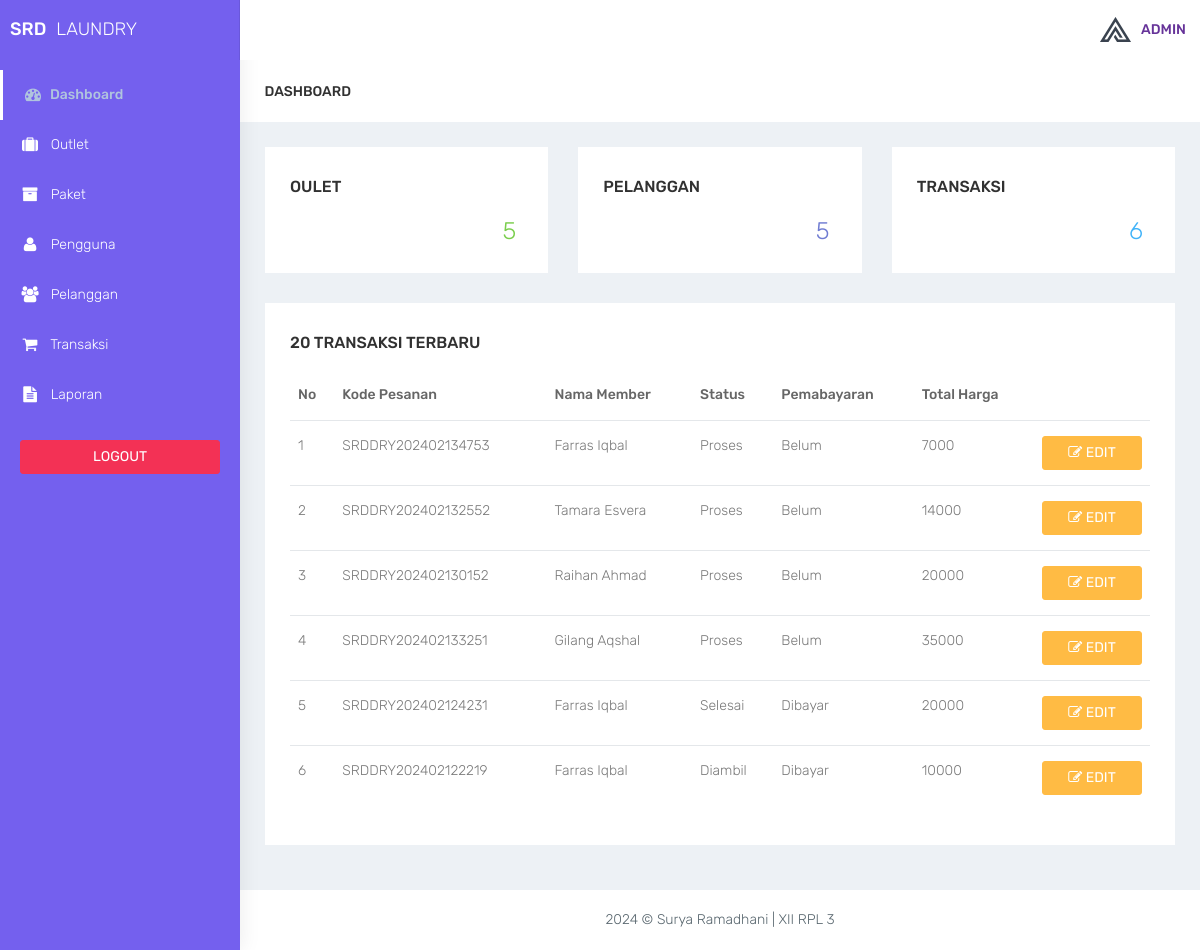
The page /admin (signed in) on the database its author committed.
### tables this page shows
CREATE TABLE `transaksi` (
  `id_transaksi` int(11) NOT NULL,
  `outlet_id` int(11) DEFAULT NULL,
  `kode_invoice` varchar(100) DEFAULT NULL,
  `member_id` int(11) DEFAULT NULL,
  `tgl` datetime DEFAULT NULL,
  `batas_waktu` datetime DEFAULT NULL,
  `tgl_pembayaran` datetime DEFAULT NULL,
  `status` enum('Baru','Proses','Selesai','Diambil') DEFAULT NULL,
  `status_bayar` enum('Dibayar','Belum') DEFAULT NULL,
  `user_id` int(11) DEFAULT NULL
);

CREATE TABLE `member` (
  `id_member` int(11) NOT NULL,
  `nama_member` varchar(100) DEFAULT NULL,
  `alamat_member` text DEFAULT NULL,
  `jenis_kelamin` enum('Laki-Laki','Perempuan') DEFAULT NULL,
  `telp_member` varchar(15) DEFAULT NULL
);

CREATE TABLE `detail_transaksi` (
  `id_detail` int(11) NOT NULL,
  `transaksi_id` int(11) DEFAULT NULL,
  `paket_id` int(11) DEFAULT NULL,
  `qty` double DEFAULT NULL,
  `total_harga` double DEFAULT NULL,
  `keterangan` text DEFAULT NULL,
  `total_bayar` int(11) DEFAULT NULL
);

### admin/functions.php (called while the page is built, shortened)
<?php
function ambildata($conn, $query)
{
    $data = mysqli_query($conn, $query);
    if (mysqli_num_rows($data) > 0) {
        while ($row = mysqli_fetch_assoc($data)) {
            $hasil[] = $row;
        }
        return $hasil;
    }
}
function ambilsatubaris($conn, $query)
{
    $db = mysqli_query($conn, $query);
    return mysqli_fetch_assoc($db);
}

### admin/index.php (the view, shortened to what this page needs)
<?php
require 'functions.php';
require 'layout_header.php';
$jTransaksi = ambilsatubaris($conn, 'SELECT COUNT(id_transaksi) as jumlahtransaksi FROM transaksi');
$jPelanggan = ambilsatubaris($conn, 'SELECT COUNT(id_member) as jumlahmember FROM member');
$joutlet = ambilsatubaris($conn, 'SELECT COUNT(id_outlet) as jumlahoutlet FROM outlet');
$query = "SELECT transaksi.*,member.nama_member, detail_transaksi.total_harga FROM transaksi INNER JOIN member ON member.id_member = transaksi.member_id INNER JOIN detail_transaksi ON detail_transaksi.transaksi_id = transaksi.id_transaksi   ORDER BY transaksi.id_transaksi DESC LIMIT 20";
$data = ambildata($conn, $query);
?>
<div class="container-fluid">
    <div class="row bg-title">
        <div class="col-lg-3 col-md-4 col-sm-4 col-xs-12">
            <h4 class="page-title">Dashboard</h4>
        </div>
    </div>
    <div class="row">
        <div class="col-lg-4 col-sm-6 col-xs-12">
            <div class="white-box analytics-info">
                <h3 class="box-title">Oulet</h3>
                <ul class="list-inline two-part">
                    <li class="text-right"><i class="ti-arrow-up text-success"></i> <span class="counter text-success"><?= htmlspecialchars($joutlet['jumlahoutlet']); ?></span></li>
                </ul>
            </div>
        </div>
        <div class="col-lg-4 col-sm-6 col-xs-12">
            <div class="white-box analytics-info">
                <h3 class="box-title">Pelanggan</h3>
                <ul class="list-inline two-part">
                    <li class="text-right"><i class="ti-arrow-up text-purple"></i> <span class="counter text-purple"><?= htmlspecialchars($jPelanggan['jumlahmember']); ?></span></li>
                </ul>
            </div>
        </div>
        <div class="col-lg-4 col-sm-6 col-xs-12">
            <div class="white-box analytics-info">
                <h3 class="box-title">Transaksi</h3>
                <ul class="list-inline two-part">
                    <li class="text-right"><i class="ti-arrow-up text-info"></i> <span class="counter text-info"><?= htmlspecialchars($jTransaksi['jumlahtransaksi']); ?></span></li>
                </ul>
            </div>
        </div>
    </div>
    <div class="row">
        <div class="col-md-12 col-lg-12 col-sm-12">
            <div class="white-box">
                <h3 class="box-title">20 Transaksi Terbaru</h3>
                <div class="table-responsive">
                    <table class="table ">
                        <thead>
                            <tr>
                                <th>No</th>
                                <th>Kode Pesanan</th>
                                <th>Nama Member</th>
                                <th>Status</th>
                                <th>Pemabayaran</th>
                                <th>Total Harga</th>
                                <th></th>
                            </tr>
                        </thead>
                        <tbody>
                            <?php $no = 1;
                            foreach ($data as $transaksi) : ?>
                                <tr>
                                    <td><?= $no++ ?></td>
                                    <td><?= htmlspecialchars($transaksi['kode_invoice']); ?></td>
                                    <td><?= htmlspecialchars($transaksi['nama_member']); ?></td>
                                    <td><?= htmlspecialchars($transaksi['status']); ?></td>
                                    <td><?= htmlspecialchars($transaksi['status_bayar']); ?></td>
                                    <td><?= htmlspecialchars($transaksi['total_harga']); ?></td>
                                    <td align="center">
                                        <a href="transaksi_detail.php?id=<?= htmlspecialchars($transaksi['id_transaksi']); ?>" data-toggle="tooltip" data-placement="bottom" title="Edit" class="btn btn-warning btn-block"><i class="fa fa-edit"></i> EDIT</a>
                                    </td>
                                </tr>
                            <?php endforeach; ?>
                        </tbody>
                    </table>
                </div>
            </div>
        </div>
    </div>
</div>
<?php
require 'layout_footer.php';
?>

### assets/css/colors/default.css (style rules this page uses)
body { background: #fff; }

### rows shown on the page
transaksi: kode_invoice "SRDDRY202402134753", member.nama_member "Farras Iqbal", status "Proses", status_bayar "Belum", detail_transaksi.total_harga "7000"
transaksi: kode_invoice "SRDDRY202402132552", member.nama_member "Tamara Esvera", status "Proses", status_bayar "Belum", detail_transaksi.total_harga "14000"
transaksi: kode_invoice "SRDDRY202402130152", member.nama_member "Raihan Ahmad", status "Proses", status_bayar "Belum", detail_transaksi.total_harga "20000"
transaksi: kode_invoice "SRDDRY202402133251", member.nama_member "Gilang Aqshal", status "Proses", status_bayar "Belum", detail_transaksi.total_harga "35000"
transaksi: kode_invoice "SRDDRY202402124231", member.nama_member "Farras Iqbal", status "Selesai", status_bayar "Dibayar", detail_transaksi.total_harga "20000"
transaksi: kode_invoice "SRDDRY202402122219", member.nama_member "Farras Iqbal", status "Diambil", status_bayar "Dibayar", detail_transaksi.total_harga "10000"

### other values the page prints
$joutlet['jumlahoutlet'] "5"
$jPelanggan['jumlahmember'] "5"
$jTransaksi['jumlahtransaksi'] "6"
